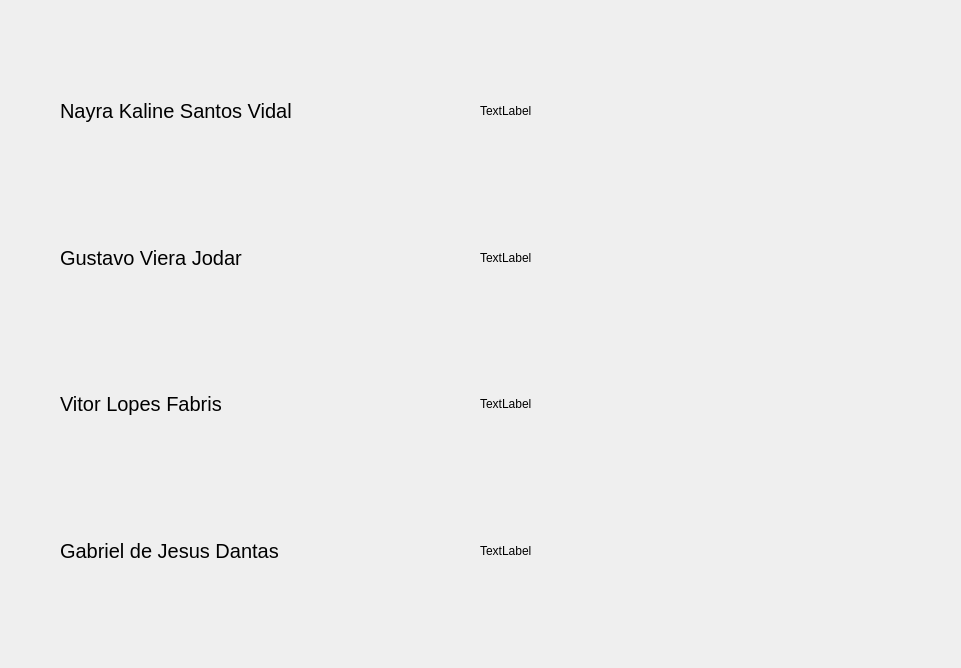
<?xml version="1.0" encoding="UTF-8"?>
<ui version="4.0">
 <class>Creditos</class>
 <widget class="QDialog" name="Creditos">
  <property name="geometry">
   <rect>
    <x>0</x>
    <y>0</y>
    <width>961</width>
    <height>668</height>
   </rect>
  </property>
  <property name="windowTitle">
   <string>Dialog</string>
  </property>
  <widget class="QWidget" name="verticalLayoutWidget">
   <property name="geometry">
    <rect>
     <x>60</x>
     <y>40</y>
     <width>381</width>
     <height>581</height>
    </rect>
   </property>
   <layout class="QVBoxLayout" name="verticalLayout">
    <item>
     <widget class="QLabel" name="label_2">
      <property name="font">
       <font>
        <pointsize>15</pointsize>
       </font>
      </property>
      <property name="text">
       <string>Nayra Kaline Santos Vidal</string>
      </property>
     </widget>
    </item>
    <item>
     <widget class="QLabel" name="label_3">
      <property name="font">
       <font>
        <pointsize>15</pointsize>
       </font>
      </property>
      <property name="text">
       <string>Gustavo Viera Jodar</string>
      </property>
     </widget>
    </item>
    <item>
     <widget class="QLabel" name="label_4">
      <property name="font">
       <font>
        <pointsize>15</pointsize>
       </font>
      </property>
      <property name="text">
       <string>Vitor Lopes Fabris</string>
      </property>
     </widget>
    </item>
    <item>
     <widget class="QLabel" name="label">
      <property name="font">
       <font>
        <pointsize>15</pointsize>
       </font>
      </property>
      <property name="text">
       <string>Gabriel de Jesus Dantas</string>
      </property>
     </widget>
    </item>
   </layout>
  </widget>
  <widget class="QWidget" name="verticalLayoutWidget_2">
   <property name="geometry">
    <rect>
     <x>480</x>
     <y>40</y>
     <width>381</width>
     <height>581</height>
    </rect>
   </property>
   <layout class="QVBoxLayout" name="verticalLayout_2">
    <item>
     <widget class="QLabel" name="label_6">
      <property name="text">
       <string>TextLabel</string>
      </property>
     </widget>
    </item>
    <item>
     <widget class="QLabel" name="label_7">
      <property name="text">
       <string>TextLabel</string>
      </property>
     </widget>
    </item>
    <item>
     <widget class="QLabel" name="label_8">
      <property name="text">
       <string>TextLabel</string>
      </property>
     </widget>
    </item>
    <item>
     <widget class="QLabel" name="label_5">
      <property name="text">
       <string>TextLabel</string>
      </property>
     </widget>
    </item>
   </layout>
  </widget>
 </widget>
 <resources/>
 <connections/>
</ui>
